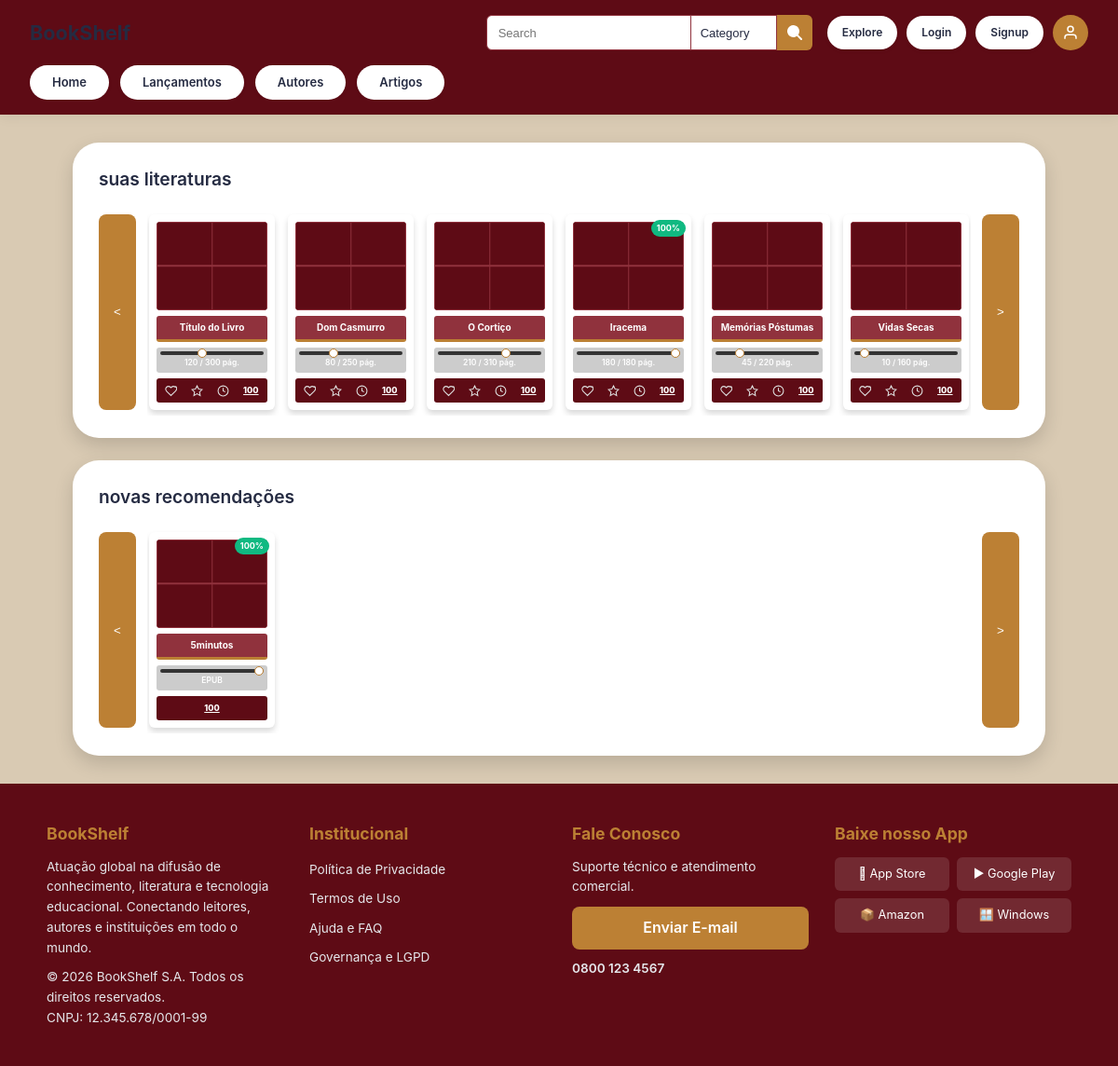
Page /home on the earlier database version.
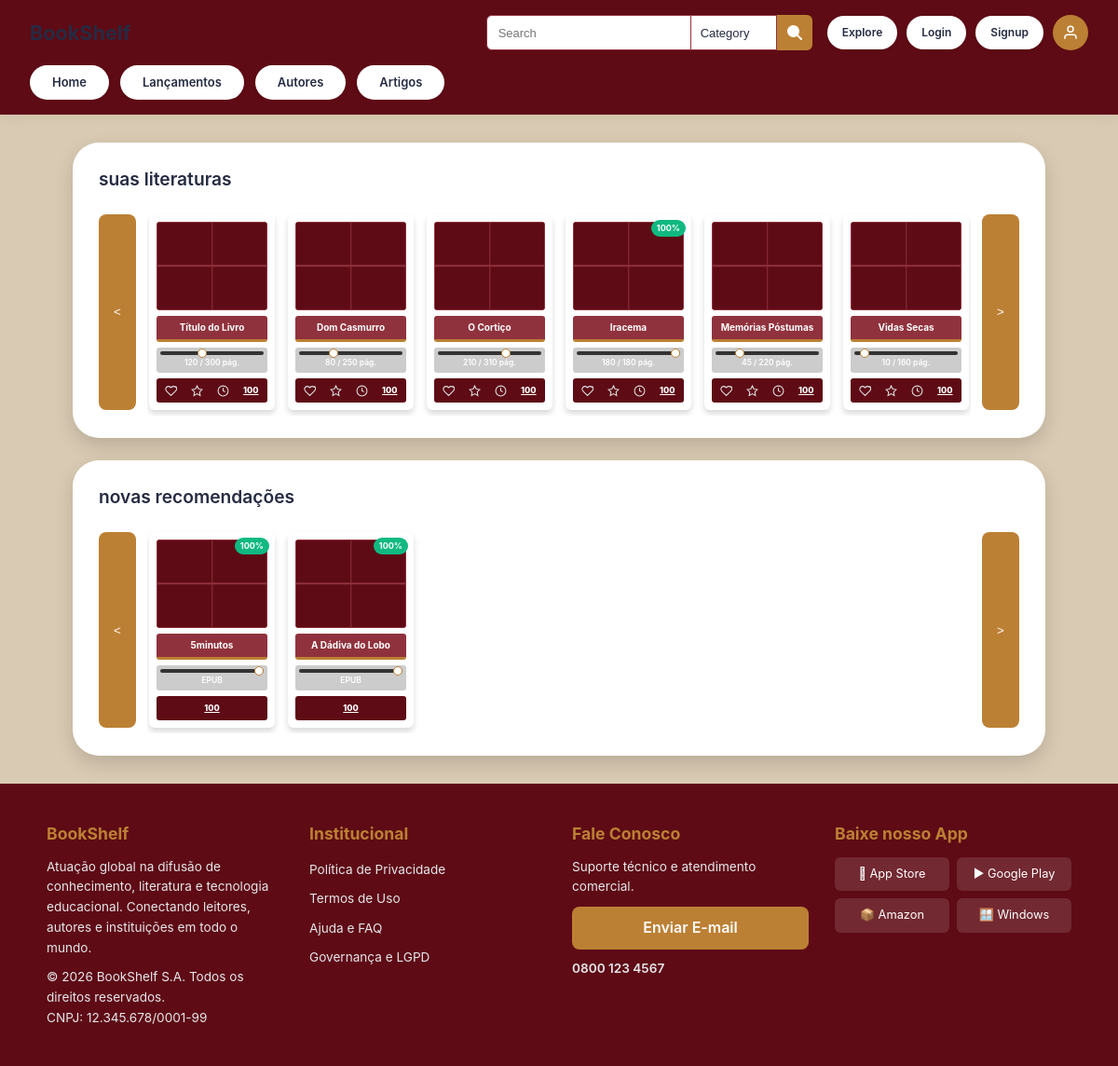
Same page on the later database version.
### tables this page shows
CREATE TABLE livros (
                id_livro INTEGER PRIMARY KEY AUTOINCREMENT,
                titulo VARCHAR(255) NOT NULL,
                autor VARCHAR(255),
                arquivo_epub VARCHAR(10),
                id_categoria INT
            );

### app.py (the view)
@app.route('/')
@app.route('/index')
@app.route('/home')
def index():
    busca = request.args.get('q', '') or request.args.get('search', '')
    cursor = mysql.connection.cursor()
    if busca:
        query = "SELECT id_livro as id, titulo, autor, arquivo_epub as formato, 'Upload' as tamanho FROM livros WHERE titulo LIKE %s OR autor LIKE %s"
        cursor.execute(query, (f"%{busca}%", f"%{busca}%"))
    else:
        query = "SELECT id_livro as id, titulo, autor, arquivo_epub as formato, 'Upload' as tamanho FROM livros"
        cursor.execute(query)
    livros_filtrados = cursor.fetchall()
    cursor.close()
    return render_template('home.html', livros=livros_filtrados, busca=busca)

### templates/home.html (shortened to what this page needs)
<!DOCTYPE html>
<html lang="pt-BR">
<head>
  <link rel="stylesheet" href="{{ url_for('static', filename='estilogr.css') }}">
</head>
<body>
  <nav class="navbar" aria-label="Navegação Principal">
    <div class="navbar__top">
      <a href="{{ url_for('index') }}" class="navbar__logo">BookShelf</a>
      <div class="navbar__search-wrapper">
        <form class="search-form" action="{{ url_for('biblioteca') }}" method="GET">
          <input type="text" name="q" value="{{ busca if busca else '' }}" class="search-form__input" placeholder="Search" aria-label="Pesquisar livros">
          <div class="search-form__select-group">
            <select name="category" class="search-form__select" aria-label="Selecionar categoria">
              <option value="" disabled selected>Category</option>
            </select>
          </div>
          <button type="submit" class="search-form__submit-btn" aria-label="Enviar busca">
            <svg width="16" height="16" viewBox="0 0 16 16" fill="none">
              <path fill-rule="evenodd" clip-rule="evenodd" d="M11.742 10.344a6.5 6.5 0 1 0-1.397 1.398h-.001c.03.04.062.078.098.115l3.85 3.85a1 1 0 0 0 1.415-1.414l-3.85-3.85a1.007 1.007 0 0 0-.115-.1 6.53 6.53 0 0 0 1.398-1.4" fill="#FFFFFF"/>
            </svg>
          </button>
        </form>
        <div class="navbar__actions">
          <a href="{{ url_for('biblioteca') }}" class="navbar__btn">Explore</a>
          {% if session.get('usuario_id') %}
            <a href="{{ url_for('logout') }}" class="navbar__btn">Sair</a>
          {% else %}
            <a href="{{ url_for('login') }}" class="navbar__btn">Login</a>
            <a href="{{ url_for('cadastro', modo='cadastro') }}" class="navbar__btn">Signup</a>
          {% endif %}
          <button class="navbar__user-icon-btn" id="userProfileToggle" aria-label="Ir para Perfil do Usuário" title="Meu Perfil">
            <svg width="18" height="18" viewBox="0 0 24 24" fill="none" stroke="currentColor" stroke-width="2"><path d="M20 21v-2a4 4 0 0 0-4-4H8a4 4 0 0 0-4 4v2"></path><circle cx="12" cy="7" r="4"></circle></svg>
          </button>
        </div>
      </div>
    </div>
    <ul class="navbar__pills">
      <li><a href="{{ url_for('index') }}" class="navbar__pill-link">Home</a></li>
      <li><a href="{{ url_for('biblioteca') }}" class="navbar__pill-link">Lançamentos</a></li>
      <li><a href="{{ url_for('biblioteca') }}" class="navbar__pill-link">Autores</a></li>
      <li><a href="{{ url_for('descricao_livro') }}" class="navbar__pill-link">Artigos</a></li>
    </ul>
  </nav>
  <main class="main-content">
    <section class="board-container">
      <h2 class="board-container__title">suas literaturas</h2>
      <div class="carousel">
        <button class="carousel__nav-btn carousel__nav-btn--prev" aria-label="Anterior">&lt;</button>
        <div class="carousel__track">
          <article class="book-card">
            <a href="{{ url_for('descricao_livro') }}" class="book-card__cover" style="display: block;"><div class="cover-grid"></div></a>
            <header class="book-card__header"><h3 class="book-card__title">Título do Livro</h3></header>
            <div class="book-card__tracker">
              <input type="range" class="book-card__range" min="0" max="300" value="120">
              <output class="book-card__count">120 / 300 pág.</output>
            </div>
            <footer class="book-card__actions">
              <button class="book-card__action-btn"><svg viewBox="0 0 24 24" fill="none" stroke="currentColor" stroke-width="2"><path d="M20.84 4.61a5.5 5.5 0 0 0-7.78 0L12 5.67l-1.06-1.06a5.5 5.5 0 0 0-7.78 7.78l1.06 1.06L12 21.23l8.72-8.72 1.06-1.06a5.5 5.5 0 0 0 0-7.78z"></path></svg></button>
              <button class="book-card__action-btn"><svg viewBox="0 0 24 24" fill="none" stroke="currentColor" stroke-width="2"><polygon points="12 2 15.09 8.26 22 9.27 17 14.14 18.18 21.02 12 17.77 5.82 21.02 7 14.14 2 9.27 8.91 8.26 12 2"></polygon></svg></button>
              <button class="book-card__action-btn"><svg viewBox="0 0 24 24" fill="none" stroke="currentColor" stroke-width="2"><circle cx="12" cy="12" r="10"></circle><polyline points="12 6 12 12 16 14"></polyline></svg></button>
              <span class="book-card__score">100</span>
            </footer>
          </article>
          <article class="book-card">
            <a href="{{ url_for('descricao_livro') }}" class="book-card__cover" style="display: block;"><div class="cover-grid"></div></a>
            <header class="book-card__header"><h3 class="book-card__title">Dom Casmurro</h3></header>
            <div class="book-card__tracker">
              <input type="range" class="book-card__range" min="0" max="250" value="80">
              <output class="book-card__count">80 / 250 pág.</output>
            </div>
            <footer class="book-card__actions">
              <button class="book-card__action-btn"><svg viewBox="0 0 24 24" fill="none" stroke="currentColor" stroke-width="2"><path d="M20.84 4.61a5.5 5.5 0 0 0-7.78 0L12 5.67l-1.06-1.06a5.5 5.5 0 0 0-7.78 7.78l1.06 1.06L12 21.23l8.72-8.72 1.06-1.06a5.5 5.5 0 0 0 0-7.78z"></path></svg></button>
              <button class="book-card__action-btn"><svg viewBox="0 0 24 24" fill="none" stroke="currentColor" stroke-width="2"><polygon points="12 2 15.09 8.26 22 9.27 17 14.14 18.18 21.02 12 17.77 5.82 21.02 7 14.14 2 9.27 8.91 8.26 12 2"></polygon></svg></button>
              <button class="book-card__action-btn"><svg viewBox="0 0 24 24" fill="none" stroke="currentColor" stroke-width="2"><circle cx="12" cy="12" r="10"></circle><polyline points="12 6 12 12 16 14"></polyline></svg></button>
              <span class="book-card__score">100</span>
            </footer>
          </article>
          <article class="book-card">
            <a href="{{ url_for('descricao_livro') }}" class="book-card__cover" style="display: block;"><div class="cover-grid"></div></a>
            <header class="book-card__header"><h3 class="book-card__title">O Cortiço</h3></header>
            <div class="book-card__tracker">
              <input type="range" class="book-card__range" min="0" max="310" value="210">
              <output class="book-card__count">210 / 310 pág.</output>
            </div>
            <footer class="book-card__actions">
              <button class="book-card__action-btn"><svg viewBox="0 0 24 24" fill="none" stroke="currentColor" stroke-width="2"><path d="M20.84 4.61a5.5 5.5 0 0 0-7.78 0L12 5.67l-1.06-1.06a5.5 5.5 0 0 0-7.78 7.78l1.06 1.06L12 21.23l8.72-8.72 1.06-1.06a5.5 5.5 0 0 0 0-7.78z"></path></svg></button>
              <button class="book-card__action-btn"><svg viewBox="0 0 24 24" fill="none" stroke="currentColor" stroke-width="2"><polygon points="12 2 15.09 8.26 22 9.27 17 14.14 18.18 21.02 12 17.77 5.82 21.02 7 14.14 2 9.27 8.91 8.26 12 2"></polygon></svg></button>
              <button class="book-card__action-btn"><svg viewBox="0 0 24 24" fill="none" stroke="currentColor" stroke-width="2"><circle cx="12" cy="12" r="10"></circle><polyline points="12 6 12 12 16 14"></polyline></svg></button>
              <span class="book-card__score">100</span>
            </footer>
          </article>
          <article class="book-card">
            <div class="book-card__badge" aria-hidden="true">100%</div>
            <a href="{{ url_for('descricao_livro') }}" class="book-card__cover" style="display: block;"><div class="cover-grid"></div></a>
            <header class="book-card__header"><h3 class="book-card__title">Iracema</h3></header>
            <div class="book-card__tracker">
              <input type="range" class="book-card__range" min="0" max="180" value="180">
              <output class="book-card__count">180 / 180 pág.</output>
            </div>
            <footer class="book-card__actions">
              <button class="book-card__action-btn"><svg viewBox="0 0 24 24" fill="none" stroke="currentColor" stroke-width="2"><path d="M20.84 4.61a5.5 5.5 0 0 0-7.78 0L12 5.67l-1.06-1.06a5.5 5.5 0 0 0-7.78 7.78l1.06 1.06L12 21.23l8.72-8.72 1.06-1.06a5.5 5.5 0 0 0 0-7.78z"></path></svg></button>
              <button class="book-card__action-btn"><svg viewBox="0 0 24 24" fill="none" stroke="currentColor" stroke-width="2"><polygon points="12 2 15.09 8.26 22 9.27 17 14.14 18.18 21.02 12 17.77 5.82 21.02 7 14.14 2 9.27 8.91 8.26 12 2"></polygon></svg></button>
              <button class="book-card__action-btn"><svg viewBox="0 0 24 24" fill="none" stroke="currentColor" stroke-width="2"><circle cx="12" cy="12" r="10"></circle><polyline points="12 6 12 12 16 14"></polyline></svg></button>
              <span class="book-card__score">100</span>
            </footer>
          </article>
          <article class="book-card">
            <a href="{{ url_for('descricao_livro') }}" class="book-card__cover" style="display: block;"><div class="cover-grid"></div></a>
            <header class="book-card__header"><h3 class="book-card__title">Memórias Póstumas</h3></header>
            <div class="book-card__tracker">
              <input type="range" class="book-card__range" min="0" max="220" value="45">
              <output class="book-card__count">45 / 220 pág.</output>
            </div>
            <footer class="book-card__actions">
              <button class="book-card__action-btn"><svg viewBox="0 0 24 24" fill="none" stroke="currentColor" stroke-width="2"><path d="M20.84 4.61a5.5 5.5 0 0 0-7.78 0L12 5.67l-1.06-1.06a5.5 5.5 0 0 0-7.78 7.78l1.06 1.06L12 21.23l8.72-8.72 1.06-1.06a5.5 5.5 0 0 0 0-7.78z"></path></svg></button>
              <button class="book-card__action-btn"><svg viewBox="0 0 24 24" fill="none" stroke="currentColor" stroke-width="2"><polygon points="12 2 15.09 8.26 22 9.27 17 14.14 18.18 21.02 12 17.77 5.82 21.02 7 14.14 2 9.27 8.91 8.26 12 2"></polygon></svg></button>
              <button class="book-card__action-btn"><svg viewBox="0 0 24 24" fill="none" stroke="currentColor" stroke-width="2"><circle cx="12" cy="12" r="10"></circle><polyline points="12 6 12 12 16 14"></polyline></svg></button>
              <span class="book-card__score">100</span>
            </footer>
          </article>
          <article class="book-card">
            <a href="{{ url_for('descricao_livro') }}" class="book-card__cover" style="display: block;"><div class="cover-grid"></div></a>
            <header class="book-card__header"><h3 class="book-card__title">Vidas Secas</h3></header>
            <div class="book-card__tracker">
              <input type="range" class="book-card__range" min="0" max="160" value="10">
              <output class="book-card__count">10 / 160 pág.</output>
            </div>
            <footer class="book-card__actions">
              <button class="book-card__action-btn"><svg viewBox="0 0 24 24" fill="none" stroke="currentColor" stroke-width="2"><path d="M20.84 4.61a5.5 5.5 0 0 0-7.78 0L12 5.67l-1.06-1.06a5.5 5.5 0 0 0-7.78 7.78l1.06 1.06L12 21.23l8.72-8.72 1.06-1.06a5.5 5.5 0 0 0 0-7.78z"></path></svg></button>
              <button class="book-card__action-btn"><svg viewBox="0 0 24 24" fill="none" stroke="currentColor" stroke-width="2"><polygon points="12 2 15.09 8.26 22 9.27 17 14.14 18.18 21.02 12 17.77 5.82 21.02 7 14.14 2 9.27 8.91 8.26 12 2"></polygon></svg></button>
              <button class="book-card__action-btn"><svg viewBox="0 0 24 24" fill="none" stroke="currentColor" stroke-width="2"><circle cx="12" cy="12" r="10"></circle><polyline points="12 6 12 12 16 14"></polyline></svg></button>
              <span class="book-card__score">100</span>
            </footer>
          </article>
        </div>
        <button class="carousel__nav-btn carousel__nav-btn--next" aria-label="Próximo">&gt;</button>
      </div>
    </section>
    <section class="board-container">
      <h2 class="board-container__title">novas recomendações</h2>
      <div class="carousel">
        <button class="carousel__nav-btn carousel__nav-btn--prev">&lt;</button>
        <div class="carousel__track">
          {% if livros %}
            {% for l in livros %}
              <article class="book-card">
                <div class="book-card__badge" aria-hidden="true">100%</div>
                <a href="{{ url_for('descricao_livro', id_livro=l.id) }}" class="book-card__cover" style="display: block;"><div class="cover-grid"></div></a>
                <header class="book-card__header"><h3 class="book-card__title" title="{{ l.titulo }}">{{ l.titulo }}</h3></header>
                <div class="book-card__tracker">
                  <input type="range" class="book-card__range" min="0" max="100" value="100">
                  <output class="book-card__count">{{ l.formato or 'EPUB' }}</output>
                </div>
                <footer class="book-card__actions">
                  <span class="book-card__score">100</span>
                </footer>
              </article>
            {% endfor %}
          {% endif %}
        </div>
        <button class="carousel__nav-btn carousel__nav-btn--next">&gt;</button>
      </div>
    </section>
  </main>
  <footer class="footer-global" role="contentinfo">
    <div class="footer-global__container">
      <div class="footer-global__col">
        <h2 class="footer-global__title">BookShelf</h2>
        <p class="footer-global__text">
          Atuação global na difusão de conhecimento, literatura e tecnologia educacional. Conectando leitores, autores e instituições em todo o mundo.
        </p>
        <div class="footer-global__text">
          <p>© 2026 BookShelf S.A. Todos os direitos reservados.</p>
          <p>CNPJ: 12.345.678/0001-99</p>
        </div>
      </div>
      <nav class="footer-global__col" aria-label="Links Institucionais">
        <h3 class="footer-global__title">Institucional</h3>
        <ul class="footer-global__list">
          <li><a href="#" class="footer-global__link">Política de Privacidade</a></li>
          <li><a href="#" class="footer-global__link">Termos de Uso</a></li>
          <li><a href="#" class="footer-global__link">Ajuda e FAQ</a></li>
          <li><a href="#" class="footer-global__link">Governança e LGPD</a></li>
        </ul>
      </nav>
      <div class="footer-global__col">
        <h3 class="footer-global__title">Fale Conosco</h3>
        <p class="footer-global__text">Suporte técnico e atendimento comercial.</p>
        <a href="mailto:suporte@bookshelf.com" class="footer-global__btn" style="text-align: center; text-decoration: none;">Enviar E-mail</a>
        <a href="tel:08001234567" class="footer-global__link" style="font-weight: 600;">0800 123 4567</a>
      </div>
      <div class="footer-global__col">
        <h3 class="footer-global__title">Baixe nosso App</h3>
        <div class="footer-global__apps-grid">
          <a href="#" class="footer-global__app-badge"> <span>App Store</span></a>
          <a href="#" class="footer-global__app-badge">▶ <span>Google Play</span></a>
          <a href="#" class="footer-global__app-badge">📦 <span>Amazon</span></a>
          <a href="#" class="footer-global__app-badge">🪟 <span>Windows</span></a>
        </div>
      </div>
    </div>
  </footer>
</body>
</html>

Differences in the rows shown:
added livros: titulo "A Dádiva do Lobo", arquivo_epub "EPUB"
